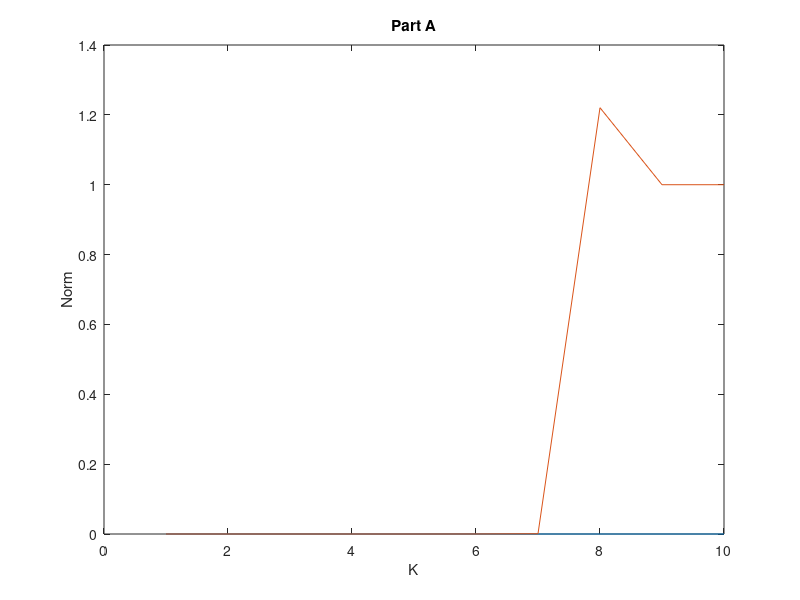
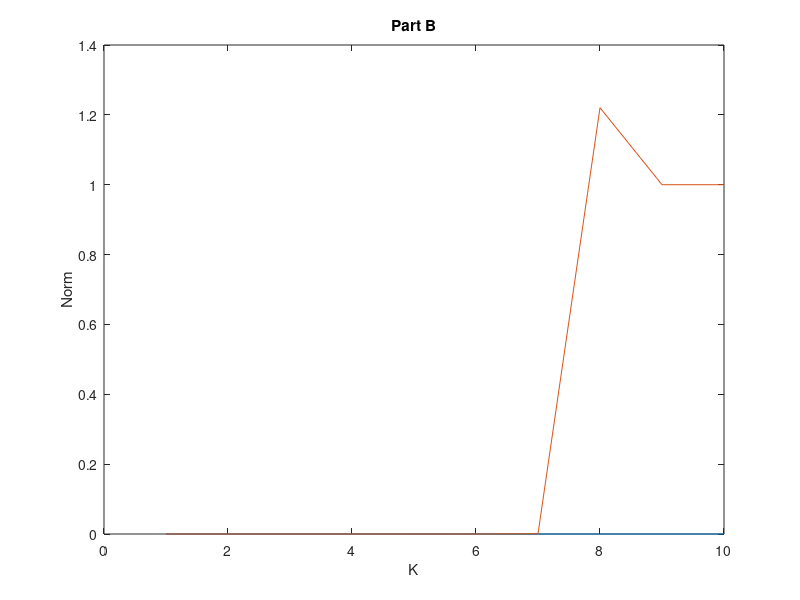

MATLAB code to generate these figures, in order:
function gaussianElim()

xExact = ones(2,1);
rNormA = [];
rNormB = [];
errNormA = [];
errNormB = [];

for k = 1 : 10
    eps = 10^(-2*k);
    A = ones(2,2);
    A(1,1) = eps;
    b = [1+eps; 2];
    x = zeros(2,1);
    
    A(2,:) = A(2,:) - A(1,:)/eps;
    b(2,:) = b(2,:) - b(1,:)/eps;
    
    x(2) = b(2,1) / A(2,2);
    x(1) = (b(1,1) - A(1,2) * x(2)) / eps;
    
    % Part A
    r = b-A*x;
    rNormA = [rNormA, norm(r, inf)];
    errNormA = [errNormA, norm(x-xExact, inf)];
    
    % Part B
    r(2) = r(2)- r(1)/eps;
    iter = zeros(2,1);
    iter(2) = r(2)/A(2,2);
    iter(1) = (r(1)-A(1,2)*iter(2))/eps;
    
    x = x + iter;
    r = b-A*x;
    rNormB = [rNormB, norm(r, inf)];
    errNormB = [errNormB, norm(x-xExact, inf)];
end

k = 1 : 10;
figure
plot(k, rNormA);
hold on
plot(k, errNormA);
xlabel('K');
ylabel('Norm');
title('Part A');
% legend('residual', 'error');

figure
plot(k, rNormB);
hold on
plot(k, errNormB);
xlabel('K');
ylabel('Norm');
title('Part B');
% legend('residual', 'error');

end

